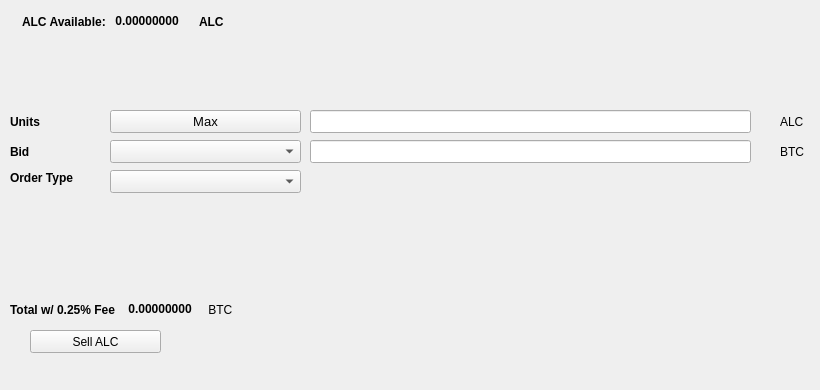
   <widget class="QWidget" name="SellTab">
    <attribute name="title">
     <string>Sell</string>
    </attribute>
    <widget class="QLabel" name="label_16">
     <property name="geometry">
      <rect>
       <x>780</x>
       <y>140</y>
       <width>31</width>
       <height>23</height>
      </rect>
     </property>
     <property name="text">
      <string>BTC</string>
     </property>
    </widget>
    <widget class="QComboBox" name="SellBidcomboBox">
     <property name="geometry">
      <rect>
       <x>110</x>
       <y>140</y>
       <width>191</width>
       <height>23</height>
      </rect>
     </property>
     <property name="font">
      <font>
       <pointsize>10</pointsize>
      </font>
     </property>
    </widget>
    <widget class="QLabel" name="label_18">
     <property name="geometry">
      <rect>
       <x>10</x>
       <y>110</y>
       <width>46</width>
       <height>23</height>
      </rect>
     </property>
     <property name="font">
      <font>
       <weight>75</weight>
       <bold>true</bold>
      </font>
     </property>
     <property name="text">
      <string>Units</string>
     </property>
    </widget>
    <widget class="QPushButton" name="Sell_Max_Amount">
     <property name="geometry">
      <rect>
       <x>110</x>
       <y>110</y>
       <width>191</width>
       <height>23</height>
      </rect>
     </property>
     <property name="font">
      <font>
       <pointsize>10</pointsize>
      </font>
     </property>
     <property name="text">
      <string>Max</string>
     </property>
    </widget>
    <widget class="QLabel" name="label_20">
     <property name="geometry">
      <rect>
       <x>10</x>
       <y>170</y>
       <width>91</width>
       <height>16</height>
      </rect>
     </property>
     <property name="font">
      <font>
       <weight>75</weight>
       <bold>true</bold>
      </font>
     </property>
     <property name="text">
      <string>Order Type</string>
     </property>
    </widget>
    <widget class="QComboBox" name="SellOrdertypeCombo">
     <property name="geometry">
      <rect>
       <x>110</x>
       <y>170</y>
       <width>191</width>
       <height>23</height>
      </rect>
     </property>
     <property name="font">
      <font>
       <pointsize>10</pointsize>
      </font>
     </property>
    </widget>
    <widget class="QLabel" name="label_21">
     <property name="geometry">
      <rect>
       <x>10</x>
       <y>140</y>
       <width>46</width>
       <height>23</height>
      </rect>
     </property>
     <property name="font">
      <font>
       <weight>75</weight>
       <bold>true</bold>
      </font>
     </property>
     <property name="text">
      <string>Bid</string>
     </property>
    </widget>
    <widget class="QLabel" name="label_22">
     <property name="geometry">
      <rect>
       <x>780</x>
       <y>110</y>
       <width>31</width>
       <height>23</height>
      </rect>
     </property>
     <property name="text">
      <string>ALC</string>
     </property>
    </widget>
    <widget class="QLineEdit" name="UnitsInputALC">
     <property name="geometry">
      <rect>
       <x>310</x>
       <y>110</y>
       <width>441</width>
       <height>23</height>
      </rect>
     </property>
     <property name="font">
      <font>
       <pointsize>9</pointsize>
       <weight>75</weight>
       <bold>true</bold>
      </font>
     </property>
    </widget>
    <widget class="QLineEdit" name="SellBidPriceEdit">
     <property name="geometry">
      <rect>
       <x>310</x>
       <y>140</y>
       <width>441</width>
       <height>23</height>
      </rect>
     </property>
     <property name="font">
      <font>
       <pointsize>9</pointsize>
       <weight>75</weight>
       <bold>true</bold>
      </font>
     </property>
    </widget>
    <widget class="QPushButton" name="SellALCBTN">
     <property name="geometry">
      <rect>
       <x>30</x>
       <y>330</y>
       <width>131</width>
       <height>23</height>
      </rect>
     </property>
     <property name="text">
      <string>Sell ALC</string>
     </property>
     <property name="icon">
      <iconset resource="../allcoin">
       <normaloff>:/icons/bitcoin</normaloff>:/icons/bitcoin</iconset>
     </property>
    </widget>
    <widget class="QWidget" name="layoutWidget3">
     <property name="geometry">
      <rect>
       <x>22</x>
       <y>12</y>
       <width>258</width>
       <height>19</height>
      </rect>
     </property>
     <layout class="QHBoxLayout" name="horizontalLayout">
      <item>
       <widget class="QLabel" name="label232_2">
        <property name="font">
         <font>
          <weight>75</weight>
          <bold>true</bold>
         </font>
        </property>
        <property name="text">
         <string>ALC Available:</string>
        </property>
       </widget>
      </item>
      <item>
       <widget class="QLabel" name="ALCAvailableLabel">
        <property name="palette">
         <palette>
          <active>
           <colorrole role="WindowText">
            <brush brushstyle="SolidPattern">
             <color alpha="255">
              <red>0</red>
              <green>0</green>
              <blue>0</blue>
             </color>
            </brush>
           </colorrole>
           <colorrole role="Button">
            <brush brushstyle="SolidPattern">
             <color alpha="255">
              <red>0</red>
              <green>170</green>
              <blue>0</blue>
             </color>
            </brush>
           </colorrole>
           <colorrole role="Light">
            <brush brushstyle="SolidPattern">
             <color alpha="255">
              <red>0</red>
              <green>255</green>
              <blue>0</blue>
             </color>
            </brush>
           </colorrole>
           <colorrole role="Midlight">
            <brush brushstyle="SolidPattern">
             <color alpha="255">
              <red>0</red>
              <green>212</green>
              <blue>0</blue>
             </color>
            </brush>
           </colorrole>
           <colorrole role="Dark">
            <brush brushstyle="SolidPattern">
             <color alpha="255">
              <red>0</red>
              <green>85</green>
              <blue>0</blue>
             </color>
            </brush>
           </colorrole>
           <colorrole role="Mid">
            <brush brushstyle="SolidPattern">
             <color alpha="255">
              <red>0</red>
              <green>113</green>
              <blue>0</blue>
             </color>
            </brush>
           </colorrole>
           <colorrole role="Text">
            <brush brushstyle="SolidPattern">
             <color alpha="255">
              <red>0</red>
              <green>170</green>
              <blue>0</blue>
             </color>
            </brush>
           </colorrole>
           <colorrole role="BrightText">
            <brush brushstyle="SolidPattern">
             <color alpha="255">
              <red>255</red>
              <green>255</green>
              <blue>255</blue>
             </color>
            </brush>
           </colorrole>
           <colorrole role="ButtonText">
            <brush brushstyle="SolidPattern">
             <color alpha="255">
              <red>0</red>
              <green>0</green>
              <blue>0</blue>
             </color>
            </brush>
           </colorrole>
           <colorrole role="Base">
            <brush brushstyle="SolidPattern">
             <color alpha="255">
              <red>255</red>
              <green>255</green>
              <blue>255</blue>
             </color>
            </brush>
           </colorrole>
           <colorrole role="Window">
            <brush brushstyle="SolidPattern">
             <color alpha="255">
              <red>0</red>
              <green>170</green>
              <blue>0</blue>
             </color>
            </brush>
           </colorrole>
           <colorrole role="Shadow">
            <brush brushstyle="SolidPattern">
             <color alpha="255">
              <red>0</red>
              <green>0</green>
              <blue>0</blue>
             </color>
            </brush>
           </colorrole>
           <colorrole role="AlternateBase">
            <brush brushstyle="SolidPattern">
             <color alpha="255">
              <red>127</red>
              <green>212</green>
              <blue>127</blue>
             </color>
            </brush>
           </colorrole>
           <colorrole role="ToolTipBase">
            <brush brushstyle="SolidPattern">
             <color alpha="255">
              <red>255</red>
              <green>255</green>
              <blue>220</blue>
             </color>
            </brush>
           </colorrole>
           <colorrole role="ToolTipText">
            <brush brushstyle="SolidPattern">
             <color alpha="255">
              <red>0</red>
              <green>0</green>
              <blue>0</blue>
             </color>
            </brush>
           </colorrole>
          </active>
          <inactive>
           <colorrole role="WindowText">
            <brush brushstyle="SolidPattern">
             <color alpha="255">
              <red>0</red>
              <green>0</green>
              <blue>0</blue>
             </color>
            </brush>
           </colorrole>
           <colorrole role="Button">
            <brush brushstyle="SolidPattern">
             <color alpha="255">
              <red>0</red>
              <green>170</green>
              <blue>0</blue>
             </color>
            </brush>
           </colorrole>
           <colorrole role="Light">
            <brush brushstyle="SolidPattern">
             <color alpha="255">
              <red>0</red>
              <green>255</green>
              <blue>0</blue>
             </color>
            </brush>
           </colorrole>
           <colorrole role="Midlight">
            <brush brushstyle="SolidPattern">
             <color alpha="255">
              <red>0</red>
              <green>212</green>
              <blue>0</blue>
             </color>
            </brush>
           </colorrole>
           <colorrole role="Dark">
            <brush brushstyle="SolidPattern">
             <color alpha="255">
              <red>0</red>
              <green>85</green>
              <blue>0</blue>
             </color>
            </brush>
           </colorrole>
           <colorrole role="Mid">
            <brush brushstyle="SolidPattern">
             <color alpha="255">
              <red>0</red>
              <green>113</green>
              <blue>0</blue>
             </color>
            </brush>
           </colorrole>
           <colorrole role="Text">
            <brush brushstyle="SolidPattern">
             <color alpha="255">
              <red>0</red>
              <green>170</green>
              <blue>0</blue>
             </color>
            </brush>
           </colorrole>
           <colorrole role="BrightText">
            <brush brushstyle="SolidPattern">
             <color alpha="255">
              <red>255</red>
              <green>255</green>
              <blue>255</blue>
             </color>
            </brush>
           </colorrole>
           <colorrole role="ButtonText">
            <brush brushstyle="SolidPattern">
             <color alpha="255">
              <red>0</red>
              <green>0</green>
              <blue>0</blue>
             </color>
            </brush>
           </colorrole>
           <colorrole role="Base">
            <brush brushstyle="SolidPattern">
             <color alpha="255">
              <red>255</red>
              <green>255</green>
              <blue>255</blue>
             </color>
            </brush>
           </colorrole>
           <colorrole role="Window">
            <brush brushstyle="SolidPattern">
             <color alpha="255">
              <red>0</red>
              <green>170</green>
              <blue>0</blue>
             </color>
            </brush>
           </colorrole>
           <colorrole role="Shadow">
            <brush brushstyle="SolidPattern">
             <color alpha="255">
              <red>0</red>
              <green>0</green>
              <blue>0</blue>
             </color>
            </brush>
           </colorrole>
           <colorrole role="AlternateBase">
            <brush brushstyle="SolidPattern">
             <color alpha="255">
              <red>127</red>
              <green>212</green>
              <blue>127</blue>
             </color>
            </brush>
           </colorrole>
           <colorrole role="ToolTipBase">
            <brush brushstyle="SolidPattern">
             <color alpha="255">
              <red>255</red>
              <green>255</green>
              <blue>220</blue>
             </color>
            </brush>
           </colorrole>
           <colorrole role="ToolTipText">
            <brush brushstyle="SolidPattern">
             <color alpha="255">
              <red>0</red>
              <green>0</green>
              <blue>0</blue>
             </color>
            </brush>
           </colorrole>
          </inactive>
          <disabled>
           <colorrole role="WindowText">
            <brush brushstyle="SolidPattern">
             <color alpha="255">
              <red>0</red>
              <green>85</green>
              <blue>0</blue>
             </color>
            </brush>
           </colorrole>
           <colorrole role="Button">
            <brush brushstyle="SolidPattern">
             <color alpha="255">
              <red>0</red>
              <green>170</green>
              <blue>0</blue>
             </color>
            </brush>
           </colorrole>
           <colorrole role="Light">
            <brush brushstyle="SolidPattern">
             <color alpha="255">
              <red>0</red>
              <green>255</green>
              <blue>0</blue>
             </color>
            </brush>
           </colorrole>
           <colorrole role="Midlight">
            <brush brushstyle="SolidPattern">
             <color alpha="255">
              <red>0</red>
              <green>212</green>
              <blue>0</blue>
             </color>
            </brush>
           </colorrole>
           <colorrole role="Dark">
            <brush brushstyle="SolidPattern">
             <color alpha="255">
              <red>0</red>
              <green>85</green>
              <blue>0</blue>
             </color>
            </brush>
           </colorrole>
           <colorrole role="Mid">
            <brush brushstyle="SolidPattern">
             <color alpha="255">
              <red>0</red>
              <green>113</green>
              <blue>0</blue>
             </color>
            </brush>
           </colorrole>
           <colorrole role="Text">
            <brush brushstyle="SolidPattern">
             <color alpha="255">
              <red>0</red>
              <green>85</green>
              <blue>0</blue>
             </color>
            </brush>
           </colorrole>
           <colorrole role="BrightText">
            <brush brushstyle="SolidPattern">
             <color alpha="255">
              <red>255</red>
              <green>255</green>
              <blue>255</blue>
             </color>
            </brush>
           </colorrole>
           <colorrole role="ButtonText">
            <brush brushstyle="SolidPattern">
             <color alpha="255">
              <red>0</red>
              <green>85</green>
              <blue>0</blue>
             </color>
            </brush>
           </colorrole>
           <colorrole role="Base">
            <brush brushstyle="SolidPattern">
             <color alpha="255">
              <red>0</red>
              <green>170</green>
              <blue>0</blue>
             </color>
            </brush>
           </colorrole>
           <colorrole role="Window">
            <brush brushstyle="SolidPattern">
             <color alpha="255">
              <red>0</red>
              <green>170</green>
              <blue>0</blue>
             </color>
            </brush>
           </colorrole>
           <colorrole role="Shadow">
            <brush brushstyle="SolidPattern">
             <color alpha="255">
              <red>0</red>
              <green>0</green>
              <blue>0</blue>
             </color>
            </brush>
           </colorrole>
           <colorrole role="AlternateBase">
            <brush brushstyle="SolidPattern">
             <color alpha="255">
              <red>0</red>
              <green>170</green>
              <blue>0</blue>
             </color>
            </brush>
           </colorrole>
           <colorrole role="ToolTipBase">
            <brush brushstyle="SolidPattern">
             <color alpha="255">
              <red>255</red>
              <green>255</green>
              <blue>220</blue>
             </color>
            </brush>
           </colorrole>
           <colorrole role="ToolTipText">
            <brush brushstyle="SolidPattern">
             <color alpha="255">
              <red>0</red>
              <green>0</green>
              <blue>0</blue>
             </color>
            </brush>
           </colorrole>
          </disabled>
         </palette>
        </property>
        <property name="font">
         <font>
          <weight>75</weight>
          <bold>true</bold>
         </font>
        </property>
        <property name="text">
         <string> 0.00000000 </string>
        </property>
        <property name="textInteractionFlags">
         <set>Qt::LinksAccessibleByMouse|Qt::TextSelectableByKeyboard|Qt::TextSelectableByMouse</set>
        </property>
       </widget>
      </item>
      <item>
       <widget class="QLabel" name="labelALC">
        <property name="font">
         <font>
          <weight>75</weight>
          <bold>true</bold>
         </font>
        </property>
        <property name="text">
         <string>ALC</string>
        </property>
       </widget>
      </item>
     </layout>
    </widget>
    <widget class="QWidget" name="layoutWidget">
     <property name="geometry">
      <rect>
       <x>10</x>
       <y>300</y>
       <width>268</width>
       <height>19</height>
      </rect>
     </property>
     <layout class="QHBoxLayout" name="horizontalLayout_2">
      <item>
       <widget class="QLabel" name="label_19">
        <property name="font">
         <font>
          <weight>75</weight>
          <bold>true</bold>
         </font>
        </property>
        <property name="text">
         <string>Total w/ 0.25% Fee </string>
        </property>
       </widget>
      </item>
      <item>
       <widget class="QLabel" name="SellCostLabel">
        <property name="palette">
         <palette>
          <active>
           <colorrole role="WindowText">
            <brush brushstyle="SolidPattern">
             <color alpha="255">
              <red>0</red>
              <green>0</green>
              <blue>0</blue>
             </color>
            </brush>
           </colorrole>
           <colorrole role="Button">
            <brush brushstyle="SolidPattern">
             <color alpha="255">
              <red>0</red>
              <green>170</green>
              <blue>0</blue>
             </color>
            </brush>
           </colorrole>
           <colorrole role="Light">
            <brush brushstyle="SolidPattern">
             <color alpha="255">
              <red>0</red>
              <green>255</green>
              <blue>0</blue>
             </color>
            </brush>
           </colorrole>
           <colorrole role="Midlight">
            <brush brushstyle="SolidPattern">
             <color alpha="255">
              <red>0</red>
              <green>212</green>
              <blue>0</blue>
             </color>
            </brush>
           </colorrole>
           <colorrole role="Dark">
            <brush brushstyle="SolidPattern">
             <color alpha="255">
              <red>0</red>
              <green>85</green>
              <blue>0</blue>
             </color>
            </brush>
           </colorrole>
           <colorrole role="Mid">
            <brush brushstyle="SolidPattern">
             <color alpha="255">
              <red>0</red>
              <green>113</green>
              <blue>0</blue>
             </color>
            </brush>
           </colorrole>
           <colorrole role="Text">
            <brush brushstyle="SolidPattern">
             <color alpha="255">
              <red>0</red>
              <green>170</green>
              <blue>0</blue>
             </color>
            </brush>
           </colorrole>
           <colorrole role="BrightText">
            <brush brushstyle="SolidPattern">
             <color alpha="255">
              <red>255</red>
              <green>255</green>
              <blue>255</blue>
             </color>
            </brush>
           </colorrole>
           <colorrole role="ButtonText">
            <brush brushstyle="SolidPattern">
             <color alpha="255">
              <red>0</red>
              <green>0</green>
              <blue>0</blue>
             </color>
            </brush>
           </colorrole>
           <colorrole role="Base">
            <brush brushstyle="SolidPattern">
             <color alpha="255">
              <red>255</red>
              <green>255</green>
              <blue>255</blue>
             </color>
            </brush>
           </colorrole>
           <colorrole role="Window">
            <brush brushstyle="SolidPattern">
             <color alpha="255">
              <red>0</red>
              <green>170</green>
              <blue>0</blue>
             </color>
            </brush>
           </colorrole>
           <colorrole role="Shadow">
            <brush brushstyle="SolidPattern">
             <color alpha="255">
              <red>0</red>
              <green>0</green>
              <blue>0</blue>
             </color>
            </brush>
           </colorrole>
           <colorrole role="AlternateBase">
            <brush brushstyle="SolidPattern">
             <color alpha="255">
              <red>127</red>
              <green>212</green>
              <blue>127</blue>
             </color>
            </brush>
           </colorrole>
           <colorrole role="ToolTipBase">
            <brush brushstyle="SolidPattern">
             <color alpha="255">
              <red>255</red>
              <green>255</green>
              <blue>220</blue>
             </color>
            </brush>
           </colorrole>
           <colorrole role="ToolTipText">
            <brush brushstyle="SolidPattern">
             <color alpha="255">
              <red>0</red>
              <green>0</green>
              <blue>0</blue>
             </color>
            </brush>
           </colorrole>
          </active>
          <inactive>
           <colorrole role="WindowText">
            <brush brushstyle="SolidPattern">
             <color alpha="255">
              <red>0</red>
              <green>0</green>
              <blue>0</blue>
             </color>
            </brush>
           </colorrole>
           <colorrole role="Button">
            <brush brushstyle="SolidPattern">
             <color alpha="255">
              <red>0</red>
              <green>170</green>
              <blue>0</blue>
             </color>
            </brush>
           </colorrole>
           <colorrole role="Light">
            <brush brushstyle="SolidPattern">
             <color alpha="255">
              <red>0</red>
              <green>255</green>
              <blue>0</blue>
             </color>
            </brush>
           </colorrole>
           <colorrole role="Midlight">
            <brush brushstyle="SolidPattern">
             <color alpha="255">
              <red>0</red>
              <green>212</green>
              <blue>0</blue>
             </color>
            </brush>
           </colorrole>
           <colorrole role="Dark">
            <brush brushstyle="SolidPattern">
             <color alpha="255">
              <red>0</red>
              <green>85</green>
              <blue>0</blue>
             </color>
            </brush>
           </colorrole>
           <colorrole role="Mid">
            <brush brushstyle="SolidPattern">
             <color alpha="255">
              <red>0</red>
              <green>113</green>
              <blue>0</blue>
             </color>
            </brush>
           </colorrole>
           <colorrole role="Text">
            <brush brushstyle="SolidPattern">
             <color alpha="255">
              <red>0</red>
              <green>170</green>
              <blue>0</blue>
             </color>
            </brush>
           </colorrole>
           <colorrole role="BrightText">
            <brush brushstyle="SolidPattern">
             <color alpha="255">
              <red>255</red>
              <green>255</green>
              <blue>255</blue>
             </color>
            </brush>
           </colorrole>
           <colorrole role="ButtonText">
            <brush brushstyle="SolidPattern">
             <color alpha="255">
              <red>0</red>
              <green>0</green>
              <blue>0</blue>
             </color>
            </brush>
           </colorrole>
           <colorrole role="Base">
            <brush brushstyle="SolidPattern">
             <color alpha="255">
              <red>255</red>
              <green>255</green>
              <blue>255</blue>
             </color>
            </brush>
           </colorrole>
           <colorrole role="Window">
            <brush brushstyle="SolidPattern">
             <color alpha="255">
              <red>0</red>
              <green>170</green>
              <blue>0</blue>
             </color>
            </brush>
           </colorrole>
           <colorrole role="Shadow">
            <brush brushstyle="SolidPattern">
             <color alpha="255">
              <red>0</red>
              <green>0</green>
              <blue>0</blue>
             </color>
            </brush>
           </colorrole>
           <colorrole role="AlternateBase">
            <brush brushstyle="SolidPattern">
             <color alpha="255">
              <red>127</red>
              <green>212</green>
              <blue>127</blue>
             </color>
            </brush>
           </colorrole>
           <colorrole role="ToolTipBase">
            <brush brushstyle="SolidPattern">
             <color alpha="255">
              <red>255</red>
              <green>255</green>
              <blue>220</blue>
             </color>
            </brush>
           </colorrole>
           <colorrole role="ToolTipText">
            <brush brushstyle="SolidPattern">
             <color alpha="255">
              <red>0</red>
              <green>0</green>
              <blue>0</blue>
             </color>
            </brush>
           </colorrole>
          </inactive>
          <disabled>
           <colorrole role="WindowText">
            <brush brushstyle="SolidPattern">
             <color alpha="255">
              <red>0</red>
              <green>85</green>
              <blue>0</blue>
             </color>
            </brush>
           </colorrole>
           <colorrole role="Button">
            <brush brushstyle="SolidPattern">
             <color alpha="255">
              <red>0</red>
              <green>170</green>
              <blue>0</blue>
             </color>
            </brush>
           </colorrole>
           <colorrole role="Light">
            <brush brushstyle="SolidPattern">
             <color alpha="255">
              <red>0</red>
              <green>255</green>
              <blue>0</blue>
             </color>
            </brush>
           </colorrole>
           <colorrole role="Midlight">
            <brush brushstyle="SolidPattern">
             <color alpha="255">
              <red>0</red>
              <green>212</green>
              <blue>0</blue>
             </color>
            </brush>
           </colorrole>
           <colorrole role="Dark">
            <brush brushstyle="SolidPattern">
             <color alpha="255">
              <red>0</red>
              <green>85</green>
              <blue>0</blue>
             </color>
            </brush>
           </colorrole>
           <colorrole role="Mid">
            <brush brushstyle="SolidPattern">
             <color alpha="255">
              <red>0</red>
              <green>113</green>
              <blue>0</blue>
             </color>
            </brush>
           </colorrole>
           <colorrole role="Text">
            <brush brushstyle="SolidPattern">
             <color alpha="255">
              <red>0</red>
              <green>85</green>
              <blue>0</blue>
             </color>
            </brush>
           </colorrole>
           <colorrole role="BrightText">
            <brush brushstyle="SolidPattern">
             <color alpha="255">
              <red>255</red>
              <green>255</green>
              <blue>255</blue>
             </color>
            </brush>
           </colorrole>
           <colorrole role="ButtonText">
            <brush brushstyle="SolidPattern">
             <color alpha="255">
              <red>0</red>
              <green>85</green>
              <blue>0</blue>
             </color>
            </brush>
           </colorrole>
           <colorrole role="Base">
            <brush brushstyle="SolidPattern">
             <color alpha="255">
              <red>0</red>
              <green>170</green>
              <blue>0</blue>
             </color>
            </brush>
           </colorrole>
           <colorrole role="Window">
            <brush brushstyle="SolidPattern">
             <color alpha="255">
              <red>0</red>
              <green>170</green>
              <blue>0</blue>
             </color>
            </brush>
           </colorrole>
           <colorrole role="Shadow">
            <brush brushstyle="SolidPattern">
             <color alpha="255">
              <red>0</red>
              <green>0</green>
              <blue>0</blue>
             </color>
            </brush>
           </colorrole>
           <colorrole role="AlternateBase">
            <brush brushstyle="SolidPattern">
             <color alpha="255">
              <red>0</red>
              <green>170</green>
              <blue>0</blue>
             </color>
            </brush>
           </colorrole>
           <colorrole role="ToolTipBase">
            <brush brushstyle="SolidPattern">
             <color alpha="255">
              <red>255</red>
              <green>255</green>
              <blue>220</blue>
             </color>
            </brush>
           </colorrole>
           <colorrole role="ToolTipText">
            <brush brushstyle="SolidPattern">
             <color alpha="255">
              <red>0</red>
              <green>0</green>
              <blue>0</blue>
             </color>
            </brush>
           </colorrole>
          </disabled>
         </palette>
        </property>
        <property name="font">
         <font>
          <weight>75</weight>
          <bold>true</bold>
         </font>
        </property>
        <property name="autoFillBackground">
         <bool>false</bool>
        </property>
        <property name="text">
         <string> 0.00000000</string>
        </property>
        <property name="textInteractionFlags">
         <set>Qt::LinksAccessibleByMouse|Qt::TextSelectableByMouse</set>
        </property>
       </widget>
      </item>
      <item>
       <widget class="QLabel" name="label_17">
        <property name="font">
         <font>
          <weight>50</weight>
          <bold>false</bold>
         </font>
        </property>
        <property name="text">
         <string> BTC</string>
        </property>
       </widget>
      </item>
     </layout>
    </widget>
    <widget class="QLabel" name="label_23">
     <property name="geometry">
      <rect>
       <x>460</x>
       <y>300</y>
       <width>281</width>
       <height>81</height>
      </rect>
     </property>
     <property name="text">
      <string/>
     </property>
     <property name="pixmap">
      <pixmap>:/images/bittrex</pixmap>
     </property>
    </widget>
   </widget>
